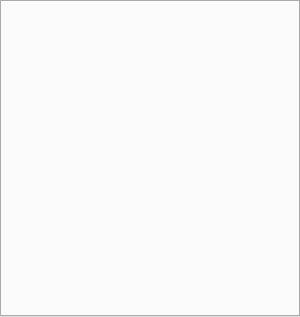
<?xml version="1.0" encoding="UTF-8"?>
<ui version="4.0">
 <class>prompt_builder</class>
 <widget class="QWidget" name="prompt_builder">
  <property name="geometry">
   <rect>
    <x>0</x>
    <y>0</y>
    <width>300</width>
    <height>317</height>
   </rect>
  </property>
  <property name="sizePolicy">
   <sizepolicy hsizetype="Preferred" vsizetype="Preferred">
    <horstretch>0</horstretch>
    <verstretch>0</verstretch>
   </sizepolicy>
  </property>
  <property name="minimumSize">
   <size>
    <width>0</width>
    <height>0</height>
   </size>
  </property>
  <property name="font">
   <font>
    <pointsize>9</pointsize>
   </font>
  </property>
  <property name="windowTitle">
   <string>Form</string>
  </property>
  <layout class="QGridLayout" name="gridLayout">
   <property name="leftMargin">
    <number>0</number>
   </property>
   <property name="topMargin">
    <number>0</number>
   </property>
   <property name="rightMargin">
    <number>0</number>
   </property>
   <property name="bottomMargin">
    <number>0</number>
   </property>
   <item row="0" column="0">
    <widget class="QTabWidget" name="tabs">
     <property name="sizePolicy">
      <sizepolicy hsizetype="Minimum" vsizetype="Expanding">
       <horstretch>0</horstretch>
       <verstretch>0</verstretch>
      </sizepolicy>
     </property>
     <property name="font">
      <font>
       <pointsize>9</pointsize>
      </font>
     </property>
     <property name="styleSheet">
      <string notr="true"/>
     </property>
     <property name="currentIndex">
      <number>-1</number>
     </property>
     <property name="tabsClosable">
      <bool>false</bool>
     </property>
     <property name="tabBarAutoHide">
      <bool>false</bool>
     </property>
    </widget>
   </item>
  </layout>
 </widget>
 <resources/>
 <connections>
  <connection>
   <sender>tabs</sender>
   <signal>currentChanged(int)</signal>
   <receiver>prompt_builder</receiver>
   <slot>tab_changed(int)</slot>
   <hints>
    <hint type="sourcelabel">
     <x>216</x>
     <y>96</y>
    </hint>
    <hint type="destinationlabel">
     <x>232</x>
     <y>-20</y>
    </hint>
   </hints>
  </connection>
 </connections>
 <slots>
  <slot>tab_changed(int)</slot>
 </slots>
</ui>
